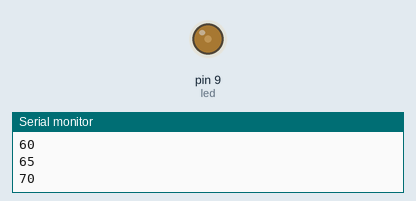
This sketch was run on a simulated Arduino Uno, built with avr-gcc and run on an emulated ATmega328P. Parts: output pins drawn as LEDs (lit = HIGH), the last lines printed to the serial monitor.

Above: at 1.35 s.
At 3.25 s:
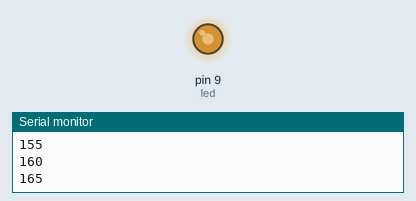
At 5.2 s:
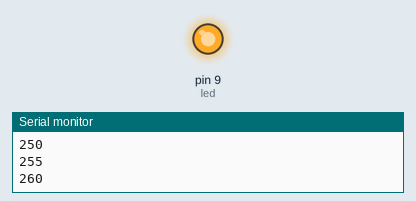
At 39.93 s:
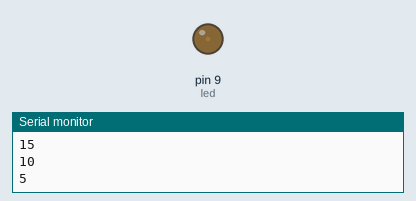
Timing chart, 0 to 40.0 s (numbered marks = the images above):
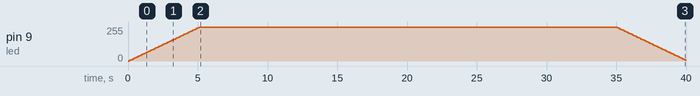

The sketch:

Practica6.ino
```cpp
//Fade
  int led = 9;
  int brightness = 0;
  int fadeAmount = 5;
void setup() {
  // put your setup code here, to run once:
  Serial.begin(9600);
  pinMode(led,OUTPUT);
}

void loop() {
  // put your main code here, to run repeatedly:
  analogWrite(led, brightness);
  brightness = brightness + fadeAmount;
  Serial.println(brightness);

  if(brightness <= 0 || brightness >= 1000){
    fadeAmount = -fadeAmount;
  }

  delay(100);
}
```

Measured:
- by itself, pin 9 (led): rises from 0/255 to 255/255 in 5.0 s, then falls to 5/255 in 34.9 s
